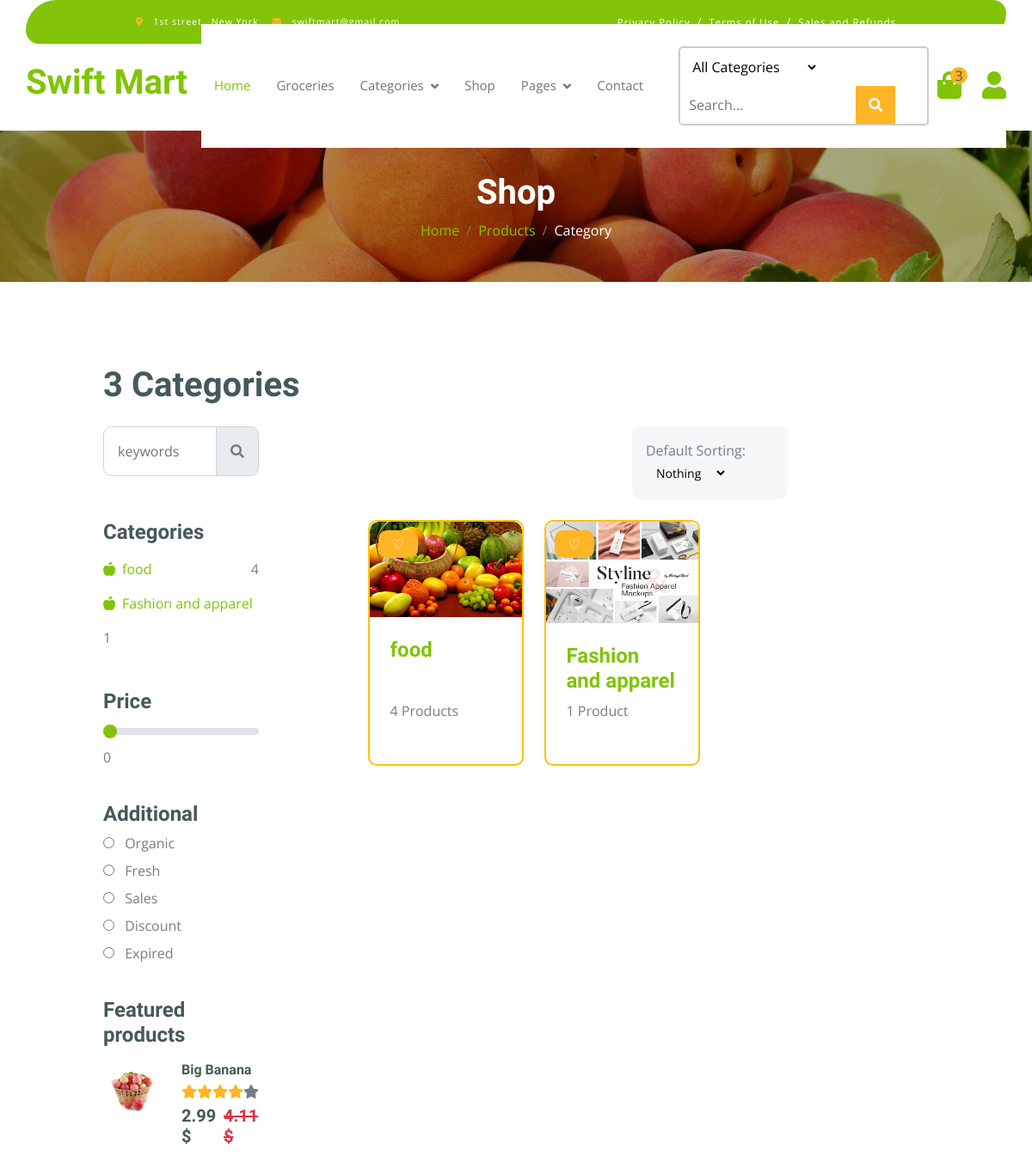
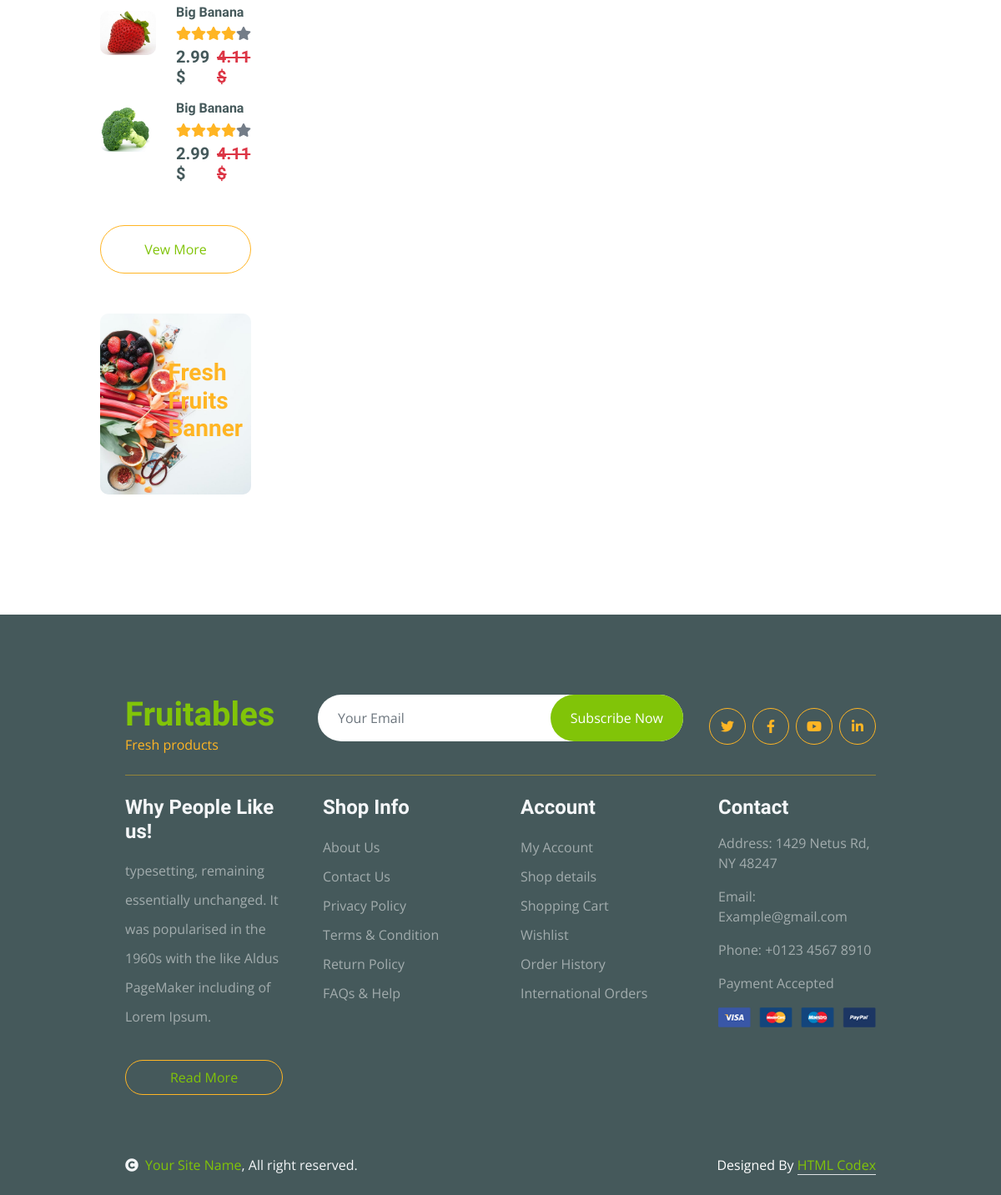
The page /category/ on the database its author committed (2 pictures, top to bottom).
### Grocery/models.py (models this page shows, shortened)
class Category(models.Model):
    cid = ShortUUIDField(unique=True, length = 10, max_length=20, prefix= 'cat', alphabet="abcdefgh123456")
    title = models.CharField(max_length=100, default="food")
    image = models.ImageField(upload_to="category",default= "category.jpg")
    class Meta:
        verbose_name_plural = "categories"

### Grocery/views.py (the view)
# urls.py: path("category/", category_list_view, name="category-list"),
def category_list_view(request):
    categories = Category.objects.all
    context = {
        "categories": categories
    }
    return render(request,'Grocery/category-list.html', context)

### templates/Grocery/category-list.html (shortened to what this page needs)
{% extends 'partial/base.html' %}
{% load static %}
{% block body %}
       <div class="row">
        <div class="col-lg-12">
        <div class="container-fluid page-header py-5">
            <h1 class="text-center text-white display-6">Shop</h1>
            <ol class="breadcrumb justify-content-center mb-0">
                <li class="breadcrumb-item"><a href="#">Home</a></li>
                <li class="breadcrumb-item"><a href="#">Products</a></li>
                <li class="breadcrumb-item active text-white">Category</li>
            </ol>
        </div>
        <div class="container-fluid fruite py-5">
            <div class=" py-5">
                <h1 class="mb-4">{{ categories.count }} Categories</h1>
                <div class="row g-4">
                    <div class="col-lg-10 ">
                        <div class="row g-4">
                            <div class="col-xl-3">
                                <div class="input-group w-100 mx-auto d-flex">
                                    <input type="search" class="form-control p-3" placeholder="keywords" aria-describedby="search-icon-1">
                                    <span id="search-icon-1" class="input-group-text p-3"><i class="fa fa-search"></i></span>
                                </div>
                            </div>
                            <div class="col-6"></div>
                            <div class="col-xl-3">
                                <div class="bg-light ps-3 py-3 rounded d-flex justify-content-between mb-4">
                                    <label for="fruits">Default Sorting:</label>
                                    <select id="fruits" name="fruitlist" class="border-0 form-select-sm bg-light me-3" form="fruitform">
                                        <option value="volvo">Nothing</option>
                                    </select>
                                </div>
                            </div>
                        </div>
                        <div class="row g-4">
                            <div class="col-lg-3">
                                <div class="row g-4">
                                    <div class="col-lg-12">
                                        <div class="mb-3">
                                            <h4>Categories</h4>
                                            <ul class="list-unstyled fruite-categorie">
                                              {% for category in categories %}
                                                    {% if category.category.count > 0 %}
                                                        <li>
                                                            <div class="d-flex justify-content-between fruite-name">
                                                                <a href="#"><i class="fas fa-apple-alt me-2"></i>{{ category.title }}</a>
                                                                <span>{{ category.category.count }}</span>
                                                            </div>
                                                        </li>
                                                    {% endif %}
                                                {% endfor %}
                                            </ul>
                                        </div>
                                    </div>
                                    <div class="col-lg-12">
                                        <div class="mb-3">
                                            <h4 class="mb-2">Price</h4>
                                            <input type="range" class="form-range w-100" id="rangeInput" name="rangeInput" min="0" max="500" value="0" oninput="amount.value=rangeInput.value">
                                            <output id="amount" name="amount" min-velue="0" max-value="500" for="rangeInput">0</output>
                                        </div>
                                    </div>
                                    <div class="col-lg-12">
                                        <div class="mb-3">
                                            <h4>Additional</h4>
                                            <div class="mb-2">
                                                <input type="radio" class="me-2" id="Categories-1" name="Categories-1" value="Beverages">
                                                <label for="Categories-1"> Organic</label>
                                            </div>
                                            <div class="mb-2">
                                                <input type="radio" class="me-2" id="Categories-2" name="Categories-1" value="Beverages">
                                                <label for="Categories-2"> Fresh</label>
                                            </div>
                                            <div class="mb-2">
                                                <input type="radio" class="me-2" id="Categories-3" name="Categories-1" value="Beverages">
                                                <label for="Categories-3"> Sales</label>
                                            </div>
                                            <div class="mb-2">
                                                <input type="radio" class="me-2" id="Categories-4" name="Categories-1" value="Beverages">
                                                <label for="Categories-4"> Discount</label>
                                            </div>
                                            <div class="mb-2">
                                                <input type="radio" class="me-2" id="Categories-5" name="Categories-1" value="Beverages">
                                                <label for="Categories-5"> Expired</label>
                                            </div>
                                        </div>
                                    </div>
                                    <div class="col-lg-12">
                                        <h4 class="mb-3">Featured products</h4>
                                        <div class="d-flex align-items-center justify-content-start">
                                            <div class="rounded me-4" style="width: 100px; height: 100px;">
                                                <img src="img/featur-1.jpg" class="img-fluid rounded" alt="">
                                            </div>
                                            <div>
                                                <h6 class="mb-2">Big Banana</h6>
                                                <div class="d-flex mb-2">
                                                    <i class="fa fa-star text-secondary"></i>
                                                    <i class="fa fa-star text-secondary"></i>
                                                    <i class="fa fa-star text-secondary"></i>
                                                    <i class="fa fa-star text-secondary"></i>
                                                    <i class="fa fa-star"></i>
                                                </div>
                                                <div class="d-flex mb-2">
                                                    <h5 class="fw-bold me-2">2.99 $</h5>
                                                    <h5 class="text-danger text-decoration-line-through">4.11 $</h5>
                                                </div>
                                            </div>
                                        </div>
                                        <div class="d-flex align-items-center justify-content-start">
                                            <div class="rounded me-4" style="width: 100px; height: 100px;">
                                                <img src="img/featur-2.jpg" class="img-fluid rounded" alt="">
                                            </div>
                                            <div>
                                                <h6 class="mb-2">Big Banana</h6>
                                                <div class="d-flex mb-2">
                                                    <i class="fa fa-star text-secondary"></i>
                                                    <i class="fa fa-star text-secondary"></i>
                                                    <i class="fa fa-star text-secondary"></i>
                                                    <i class="fa fa-star text-secondary"></i>
                                                    <i class="fa fa-star"></i>
                                                </div>
                                                <div class="d-flex mb-2">
                                                    <h5 class="fw-bold me-2">2.99 $</h5>
                                                    <h5 class="text-danger text-decoration-line-through">4.11 $</h5>
                                                </div>
                                            </div>
                                        </div>
                                        <div class="d-flex align-items-center justify-content-start">
                                            <div class="rounded me-4" style="width: 100px; height: 100px;">
                                                <img src="img/featur-3.jpg" class="img-fluid rounded" alt="">
                                            </div>
                                            <div>
                                                <h6 class="mb-2">Big Banana</h6>
                                                <div class="d-flex mb-2">
                                                    <i class="fa fa-star text-secondary"></i>
                                                    <i class="fa fa-star text-secondary"></i>
                                                    <i class="fa fa-star text-secondary"></i>
                                                    <i class="fa fa-star text-secondary"></i>
                                                    <i class="fa fa-star"></i>
                                                </div>
                                                <div class="d-flex mb-2">
                                                    <h5 class="fw-bold me-2">2.99 $</h5>
                                                    <h5 class="text-danger text-decoration-line-through">4.11 $</h5>
                                                </div>
                                            </div>
                                        </div>
                                        <div class="d-flex justify-content-center my-4">
                                            <a href="#" class="btn border border-secondary px-4 py-3 rounded-pill text-primary w-100">Vew More</a>
                                        </div>
                                    </div>
                                    <div class="col-lg-12">
                                        <div class="position-relative">
                                            <img src="img/banner-fruits.jpg" class="img-fluid w-100 rounded" alt="">
                                            <div class="position-absolute" style="top: 50%; right: 10px; transform: translateY(-50%);">
                                                <h3 class="text-secondary fw-bold">Fresh <br> Fruits <br> Banner</h3>
                                            </div>
                                        </div>
                                    </div>
                                </div>
                            </div>
                           <div class="col-lg-9">
                                <div class="row g-4 justify-content-center">
                                    {% for category in categories %}
                                        {% if category.category.count > 0 %}
                                            <div class="col-md-6 col-lg-6 col-xl-4 d-flex">
                                                <div class="rounded position-relative fruite-item border border-warning">
                                                    <a href="{% url 'Grocery:category-product-list' category.cid %}">
                                                    <div class="fruite-img">
                                                        <img src="{{ category.image.url }}" class="img-fluid w-100 rounded-top" alt="{{ category.title }}">
                                                    </div>
                                                    </a>
                                                    <div class="text-white bg-secondary px-3 py-1 rounded position-absolute" style="top: 10px; left: 10px;">
                                                        ♡
                                                    </div>
                                                    <div class="p-4 rounded-bottom">
                                                        <h4><a href="{% url 'Grocery:category-product-list' category.cid %}">{{ category.title }}</a></h4>
                                                        <p>{{ category.category.count }} Product{{ category.category.count|pluralize }}</p>
                                                    </div>
                                                </div>
                                            </div>
                                        {% endif %}
                                    {% endfor %}
                                </div>
                            </div>
                        </div>
                    </div>
                </div>
            </div>
        </div>
        </div>
       </div>
{% endblock %}

### rows shown on the page
Category: title "food", category.count "4", image (picture)
Category: title "Fashion and apparel", category.count "1", image (picture)

### other values the page prints
{{ categories.count }} "3"
